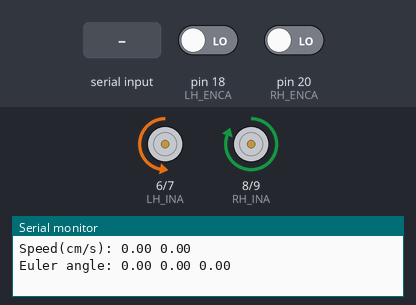
Bench run of a sketch on a simulated Arduino Leonardo, built for the host (arithmetic inside an expression is 32-bit, double 64-bit). On the bench: motor-driver pin pairs drawn as motors (green arrow = first pin HIGH = forward, orange = second pin HIGH = backward, longer = more drive), the last lines printed to the serial monitor. The inputs (shaded band) are chosen by the test bench; at power-on: pin 18 (LH_ENCA) LOW, pin 20 (RH_ENCA) LOW.

Above: at 1.2 s.
1.3 s: "*" received over Serial
At 3.7 s:
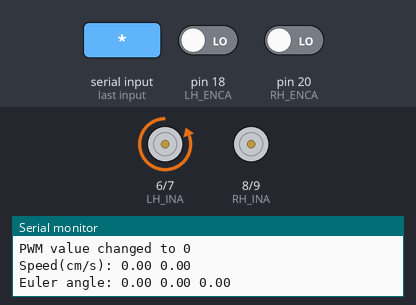
4.5 s: "90,45,200\n" received over the second serial link
At 4.8 s:
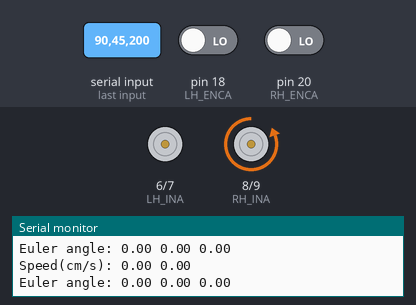
6.0 s: "90,45,200\n" received over Serial
At 8.0 s:
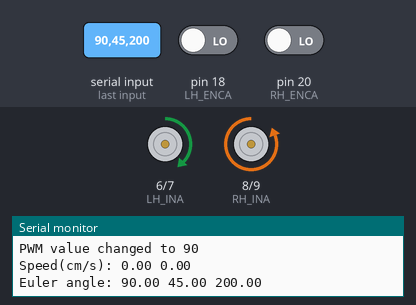
8.5 s: "30,150,10\n" received over Serial
At 10.4 s:
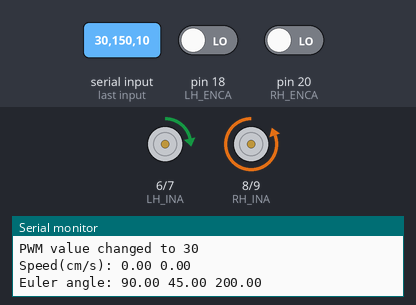
11.5 s: "200\n" received over Serial
At 14.0 s:
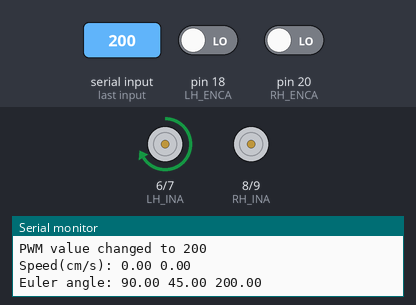
14.5 s: "90,45\n" received over Serial
At 16.4 s:
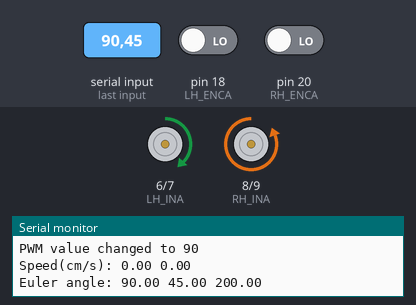
Timing chart, 0 to 17.9 s (numbered marks = the images above; inputs shaded):
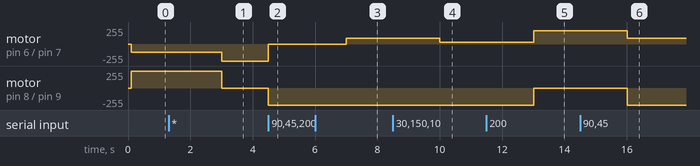

Measured:
- after the input at 1.3 s, motor on pin 6 (LH_INA) / pin 7 (LH_INB): backward 127/255 → backward 255/255 after 1.7 s; motor on pin 8 (RH_INA) / pin 9 (RH_INB): forward 255/255 → stopped after 1.7 s
- after the input at 4.5 s, motor on pin 6 (LH_INA) / pin 7 (LH_INB): backward 255/255 → stopped at once; motor on pin 8 (RH_INA) / pin 9 (RH_INB): stopped → backward 255/255 at once
- after the input at 6.0 s, motor on pin 6 (LH_INA) / pin 7 (LH_INB): stopped → forward 90/255 after 1.0 s
- after the input at 8.5 s, motor on pin 6 (LH_INA) / pin 7 (LH_INB): forward 90/255 → forward 30/255 after 1.5 s
- after the input at 11.5 s, motor on pin 6 (LH_INA) / pin 7 (LH_INB): forward 30/255 → forward 200/255 after 1.5 s; motor on pin 8 (RH_INA) / pin 9 (RH_INB): backward 255/255 → stopped after 1.5 s
- after the input at 14.5 s, motor on pin 6 (LH_INA) / pin 7 (LH_INB): forward 200/255 → forward 90/255 after 1.5 s; motor on pin 8 (RH_INA) / pin 9 (RH_INB): stopped → backward 255/255 after 1.5 s

The sketch:

milestone04_sensor_motor_integration.ino
```cpp
/* 20-02-15 John Lee
 * Arduino Project: Inverted Pendulum (One-Wheeled Balancing Cart)
 * Arduino Mega 2560
 */

#include <Arduino.h>
#include <Esplora.h>

void lhInterrupt();
void rhInterrupt();
int EBimuAsciiParser(float *item, int number_of_item);

// IMU Sensor Pins, Constants, and Variables
HardwareSerial &ImuSerial = Serial3;  // RX3, TX3 for seral communication

const int SBUF_SIZE = 64;

char sbuf[SBUF_SIZE];
signed int sbuf_cnt = 0;

float euler[3];
float pitch = 0;

// Pin Setting
const int LH_INA = 6;  // Left side EN (speed)
const int LH_INB = 7;  // Left side DIR
const int RH_INA = 8;  // Right side EN
const int RH_INB = 9;  // Right side DIR

const int LH_ENCA = 18;  // Left side encoder output A
const int LH_ENCB = 19;  // Left side encoder output B
const int RH_ENCA = 20;  // Right side encoder output A
const int RH_ENCB = 21;  // Right side encoder output B

// Constants
const int ENC_CHANGE_PER_REV = 32;  // Number of single channel rising/falling edges per revolution of motor shaft. 32 for a single channel.
const int GEAR_RATIO = 131.25;  // Gearbox ratio
const float RADIUS = 5.75;  // radius of wheel (cm)

const float INTERVAL_SENSOR = 100;
const float INTERVAL_CONTROL = 100; //ms
const float INTERVAL_PRINT = 1000;

// Variables
int lh_dir = 0;  // forward: 0, backward: 1
int lh_pwm = 128;  // 0~255
int rh_dir = 1 - lh_dir;
int rh_pwm = 128;

unsigned long time_curr = 0;
unsigned long sensor_time_prev = 0;
unsigned long control_time_prev = 0;
unsigned long print_time_prev = 0;

volatile long lh_encA_cnt = 0;
volatile long rh_encA_cnt = 0;

float lh_rev_motor = 0;
float lh_rev_wheel = 0;
float lh_dist_meas_curr = 0;
float lh_dist_meas_prev = 0;
float lh_speed_meas = 0;
int lh_dir_meas = 0;

float rh_rev_motor = 0;
float rh_rev_wheel = 0;
float rh_dist_meas_curr = 0;
float rh_dist_meas_prev = 0;
float rh_speed_meas = 0;
int rh_dir_meas = 0;


void setup() {
  pinMode(LH_INA, OUTPUT);
  pinMode(LH_INB, OUTPUT);
  pinMode(RH_INA, OUTPUT);
  pinMode(RH_INB, OUTPUT);

  pinMode(LH_ENCA, INPUT);
  pinMode(LH_ENCB, INPUT);
  pinMode(RH_ENCA, INPUT);
  pinMode(RH_ENCB, INPUT);

  attachInterrupt(digitalPinToInterrupt(LH_ENCA), lhInterrupt, CHANGE);
  attachInterrupt(digitalPinToInterrupt(RH_ENCA), rhInterrupt, CHANGE);

  Serial.begin(115200);
  Serial3.begin(115200);
}


void loop() {

  time_curr = millis();

  // Sensor Reading
  if (time_curr - sensor_time_prev >= INTERVAL_SENSOR) {
    sensor_time_prev = time_curr;

    // IMU Sensor reading
    if (EBimuAsciiParser(euler, 3)) {
      pitch = euler[0];
    }

    // Speed Calculation (Left-side)
    lh_rev_motor = lh_encA_cnt / ENC_CHANGE_PER_REV;
    lh_rev_wheel = lh_rev_motor / GEAR_RATIO;
    lh_dist_meas_curr = lh_rev_wheel * 2 * PI * RADIUS;
    lh_speed_meas = (lh_dist_meas_curr - lh_dist_meas_prev) / (INTERVAL_SENSOR / 1000); // Unit: cm/s

    lh_dist_meas_prev = lh_dist_meas_curr;

    // Speed Calculation (Right-side)
    rh_rev_motor = -rh_encA_cnt / ENC_CHANGE_PER_REV;
    rh_rev_wheel = rh_rev_motor / GEAR_RATIO;
    rh_dist_meas_curr = rh_rev_wheel * 2 * PI * RADIUS;
    rh_speed_meas = (rh_dist_meas_curr - rh_dist_meas_prev) / (INTERVAL_SENSOR / 1000); // Unit: cm/s

    rh_dist_meas_prev = rh_dist_meas_curr;
  }

  // Control
  if (time_curr - control_time_prev >= INTERVAL_CONTROL) {
    control_time_prev = time_curr;

    // Change pwm and dir using sensor value
    if (pitch > 20) {
      lh_dir = 0;
    }
    else {
      lh_dir = 1;
    }
    rh_dir = 1 - lh_dir;

    // PWM and DIR
    analogWrite(LH_INA, lh_pwm);
    analogWrite(RH_INA, rh_pwm);
    digitalWrite(LH_INB, lh_dir);
    digitalWrite(RH_INB, rh_dir);
  }

  // Serial I/O
  if(time_curr - print_time_prev >= INTERVAL_PRINT) {
    print_time_prev = time_curr;

    Serial.print("Speed(cm/s): ");
    Serial.print(lh_speed_meas);
    Serial.print(' ');
    Serial.println(rh_speed_meas);

    Serial.print("\r");
    Serial.print("Euler angle: ");
    Serial.print(euler[0]);   Serial.print(" ");
    Serial.print(euler[1]);   Serial.print(" ");
    Serial.print(euler[2]);   Serial.println("\n\r");

    if (Serial.available()) {
      String input = Serial.readString();
      int input_int = input.toInt();
      Serial.print("PWM value changed to ");
      Serial.println(input_int);
      Serial.print("\n\r");
      lh_pwm = input_int;
      rh_pwm = input_int;
    }
  }
}


void lhInterrupt()
{
  if (digitalRead(LH_ENCA) == HIGH) {
    if (digitalRead(LH_ENCB) == LOW) {
      lh_encA_cnt++;
    }
    else {
      lh_encA_cnt--;
    }
  }
  else {
    if (digitalRead(LH_ENCB) == LOW) {
      lh_encA_cnt--;
    }
    else {
      lh_encA_cnt++;
    }
  }
}


void rhInterrupt()
{
  if (digitalRead(RH_ENCA) == HIGH) {
    if (digitalRead(RH_ENCB) == LOW) {
      rh_encA_cnt++;
    }
    else {
      rh_encA_cnt--;
    }
  }
  else {
    if (digitalRead(RH_ENCB) == LOW) {
      rh_encA_cnt--;
    }
    else {
      rh_encA_cnt++;
    }
  }
}


int EBimuAsciiParser(float *item, int number_of_item)
{
  int n,i;
  int rbytes;
  char *addr;
  int result = 0;

  rbytes = ImuSerial.available();
  for(n=0;n<rbytes;n++)
  {
    sbuf[sbuf_cnt] = ImuSerial.read();
    if(sbuf[sbuf_cnt]==0x0a)
       {
           addr = strtok(sbuf,",");
           for(i=0;i<number_of_item;i++)
           {
              item[i] = atof(addr);
              addr = strtok(NULL,",");
           }

           result = 1;
           /*
           Serial.print("\n\r");
           for(i=0;i<number_of_item;i++) {
             Serial.print(item[i]);
             Serial.print(" ");
           } */
       }
     else if(sbuf[sbuf_cnt]=='*')
       {   sbuf_cnt=-1;
       }

     sbuf_cnt++;
     if(sbuf_cnt>=SBUF_SIZE) sbuf_cnt=0;
  }

  return result;
}
```
